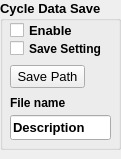
<?xml version="1.0" encoding="UTF-8"?>
<ui version="4.0">
 <class>AutoSave</class>
 <widget class="QWidget" name="AutoSave">
  <property name="geometry">
   <rect>
    <x>0</x>
    <y>0</y>
    <width>121</width>
    <height>159</height>
   </rect>
  </property>
  <property name="windowTitle">
   <string>Form</string>
  </property>
  <widget class="QGroupBox" name="groupBox">
   <property name="geometry">
    <rect>
     <x>0</x>
     <y>0</y>
     <width>121</width>
     <height>150</height>
    </rect>
   </property>
   <property name="font">
    <font>
     <pointsize>10</pointsize>
     <weight>75</weight>
     <bold>true</bold>
    </font>
   </property>
   <property name="title">
    <string>Cycle Data Save</string>
   </property>
   <widget class="QCheckBox" name="Enable">
    <property name="geometry">
     <rect>
      <x>10</x>
      <y>20</y>
      <width>81</width>
      <height>21</height>
     </rect>
    </property>
    <property name="font">
     <font>
      <pointsize>10</pointsize>
     </font>
    </property>
    <property name="text">
     <string>Enable</string>
    </property>
   </widget>
   <widget class="QPushButton" name="Path">
    <property name="geometry">
     <rect>
      <x>10</x>
      <y>65</y>
      <width>75</width>
      <height>23</height>
     </rect>
    </property>
    <property name="font">
     <font>
      <pointsize>10</pointsize>
      <weight>50</weight>
      <bold>false</bold>
     </font>
    </property>
    <property name="text">
     <string>Save Path</string>
    </property>
   </widget>
   <widget class="QLabel" name="label">
    <property name="geometry">
     <rect>
      <x>10</x>
      <y>95</y>
      <width>61</width>
      <height>16</height>
     </rect>
    </property>
    <property name="font">
     <font>
      <pointsize>9</pointsize>
     </font>
    </property>
    <property name="text">
     <string>File name</string>
    </property>
   </widget>
   <widget class="QLineEdit" name="Filename">
    <property name="geometry">
     <rect>
      <x>10</x>
      <y>115</y>
      <width>101</width>
      <height>25</height>
     </rect>
    </property>
    <property name="text">
     <string>Description</string>
    </property>
   </widget>
   <widget class="QCheckBox" name="Setting">
    <property name="geometry">
     <rect>
      <x>10</x>
      <y>40</y>
      <width>101</width>
      <height>17</height>
     </rect>
    </property>
    <property name="font">
     <font>
      <pointsize>9</pointsize>
      <weight>75</weight>
      <bold>true</bold>
     </font>
    </property>
    <property name="text">
     <string>Save Setting</string>
    </property>
   </widget>
  </widget>
 </widget>
 <resources/>
 <connections/>
</ui>
